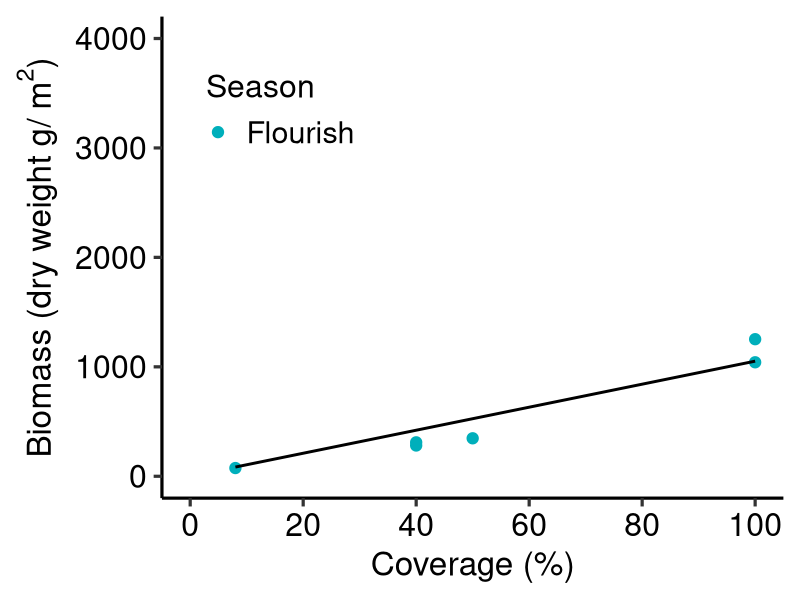
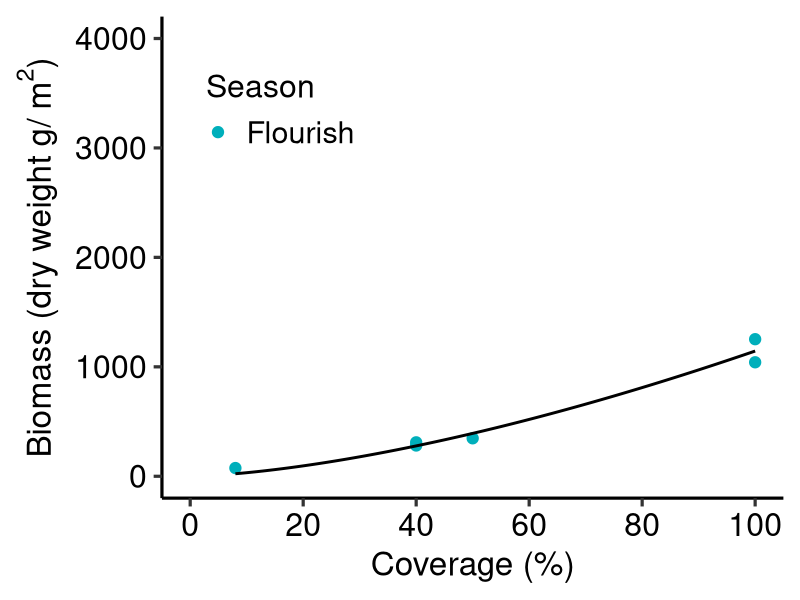
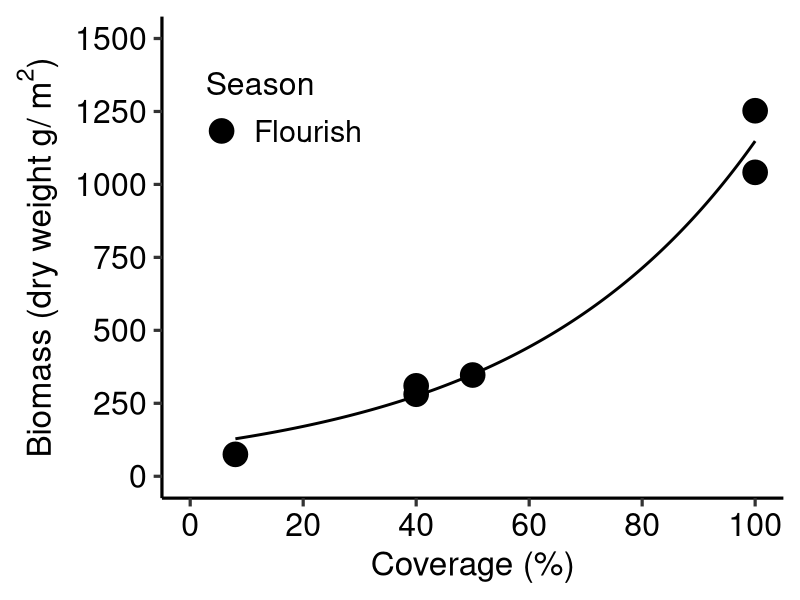
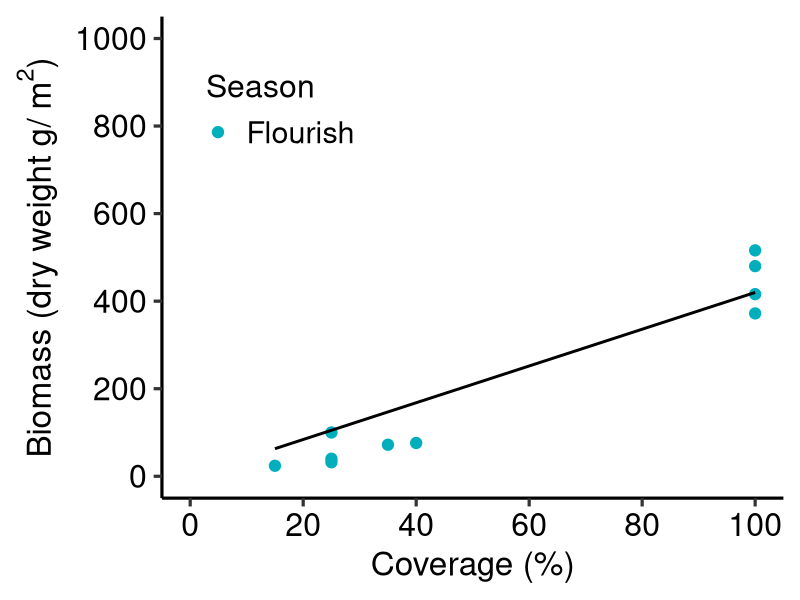
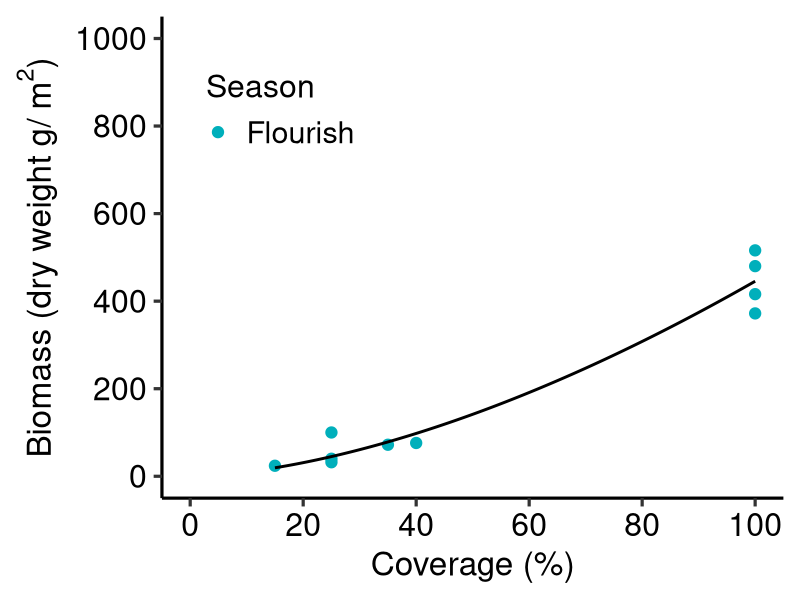
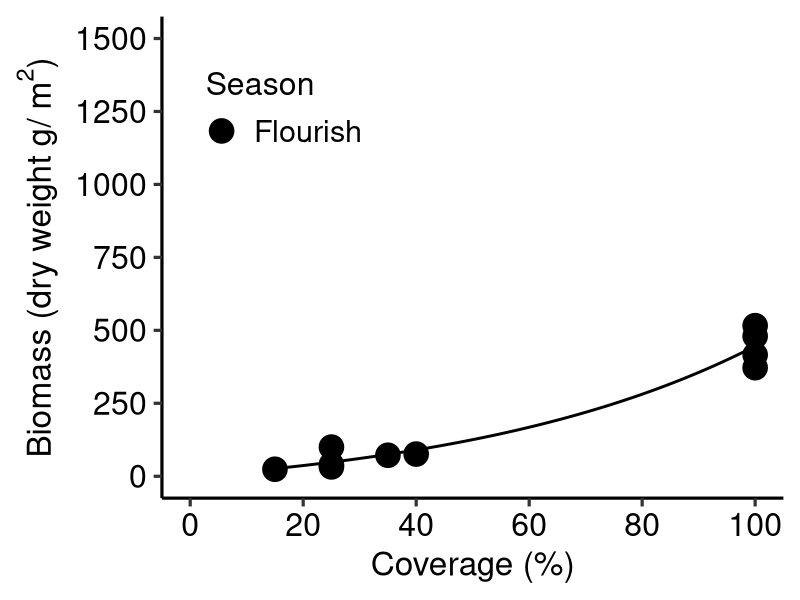
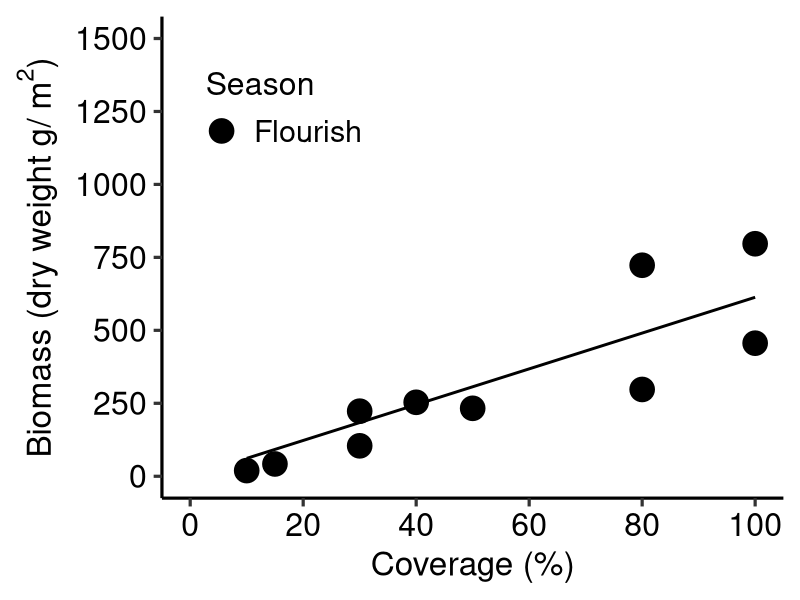
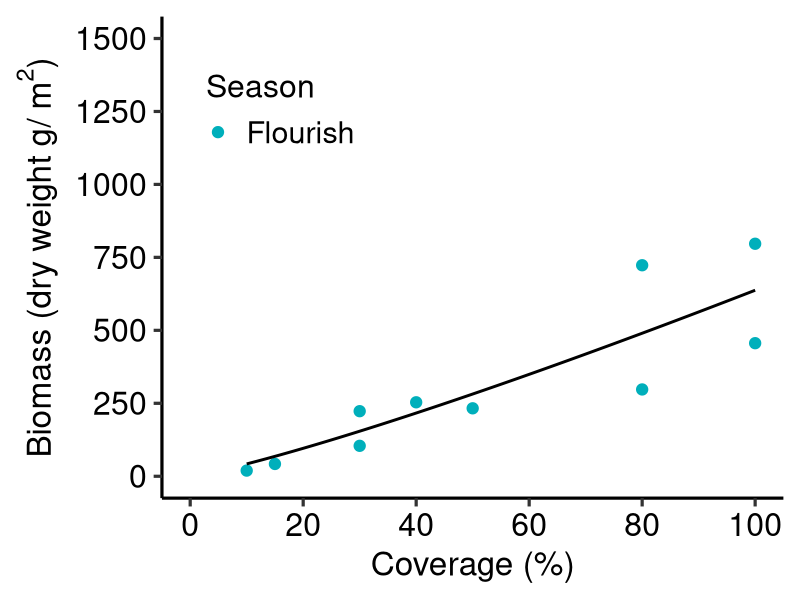

Reproduce these figures in R, in order.
#################################################
### R codes for subtropical Sargassecea #########
#################################################

rm(list=ls())

library(ggplot2)

SubtropHond<-read.csv("Surgassum_subtropical.csv",stringsAsFactors = TRUE)
SubtropHond$Season <- factor(SubtropHond$Season, levels = c("Flourish","Decline") )
names(SubtropHond)



####### SouthPacific  ##########
SubtropHond_SouthPacific<-subset(SubtropHond,SubtropHond$Region=="SouthPacific")


####Linear model#####
model1 <- nls(DW_g_m2~ a*Cover,
              start = list(a=50),data = SubtropHond_SouthPacific)
summary(model1)
AIC(model1)
BIC(model1)

####Power model#####
model2 <- nls(DW_g_m2~ a*Cover^b,
              start = list(a=1.444,b = 1.3181),data = SubtropHond_SouthPacific,
              control = list(maxiter = 50000, warnOnly = TRUE),
              trace=TRUE)
summary(model2)
AIC(model2)
BIC(model2)

####Exponential model#####
model3 <- nls(DW_g_m2~ a*exp(b*Cover),
              start = list(a=17.5,b =0.048), data = SubtropHond_SouthPacific,
              control = list(maxiter = 50000, warnOnly = TRUE),
              trace=TRUE)

summary(model3)
AIC(model3)
BIC(model3)

model3_2 <- nls(DW_g_m2~ a*exp(b*Cover)-a,
              start = list(a=17.5,b =0.048), data = SubtropHond_SouthPacific,
              control = list(maxiter = 50000, warnOnly = TRUE),
              trace=TRUE)

summary(model3_2)
AIC(model3_2)
BIC(model3_2)


######Plot line  SouthPacific ##########
#Model1
dummy_SouthPacific<- expand.grid(Cover=seq(min(SubtropHond_SouthPacific$Cover),
                                            max(SubtropHond_SouthPacific$Cover),length=1000))
pred_SouthPacific1<- predict(model1,newdata=dummy_SouthPacific,se.fit=T)
dummy_SouthPacific$DW1<-pred_SouthPacific1

plot_SouthPacific1<-ggplot(data=SubtropHond_SouthPacific, aes(x=Cover, y=DW_g_m2,color = Season)) + 
  xlab("Coverage (%)")+ 
  ylab(expression(paste("Biomass (dry weight g/ ",{m^2},")",sep="")))+
  geom_point(size=3.5)+
  scale_x_continuous(breaks=seq(0, 100,length=6),limits=c(0,100))+
  scale_y_continuous(breaks=seq(0, 4000,length=5),limits=c(0,4000))+ 
  scale_color_manual(labels = c("Flourish", "Decline"),values = c("#00AFBB","#FC4E07"))+
  labs(color='Season')+
  geom_line(data=dummy_SouthPacific, aes(x=Cover, y=DW1),linewidth=1,color="black",inherit.aes = FALSE)+
  theme_classic(base_size = 24, base_family = "sans")+
  theme(axis.text = element_text(color="black",size=23))+
  theme(legend.justification=c(0.02,0.02), legend.position=c(0.05,0.7), 
        legend.title=element_text(size=23),legend.text =  element_text(size = 22))
plot_SouthPacific1


#Model2
dummy_SouthPacific<- expand.grid(Cover=seq(min(SubtropHond_SouthPacific$Cover),
                                            max(SubtropHond_SouthPacific$Cover),length=1000))
pred_SouthPacific2<- predict(model2,newdata=dummy_SouthPacific,se.fit=T)
dummy_SouthPacific$DW2<-pred_SouthPacific2

plot_SouthPacific2<-ggplot(data=SubtropHond_SouthPacific, aes(x=Cover, y=DW_g_m2,color = Season)) + 
  xlab("Coverage (%)")+ 
  ylab(expression(paste("Biomass (dry weight g/ ",{m^2},")",sep="")))+
  geom_point(size=3.5)+
  scale_x_continuous(breaks=seq(0, 100,length=6),limits=c(0,100))+
  scale_y_continuous(breaks=seq(0, 4000,length=5),limits=c(0,4000))+ 
  scale_color_manual(labels = c("Flourish", "Decline"),values = c("#00AFBB","#FC4E07"))+
  labs(color='Season')+
  geom_line(data=dummy_SouthPacific, aes(x=Cover, y=DW2),linewidth=1,color="black",inherit.aes = FALSE)+
  theme_classic(base_size = 24, base_family = "sans")+
  theme(axis.text = element_text(color="black",size=23))+
  theme(legend.justification=c(0.02,0.02), legend.position=c(0.05,0.7), 
        legend.title=element_text(size=23),legend.text =  element_text(size = 22))
plot_SouthPacific2

#Model3
dummy_SouthPacific<- expand.grid(Cover=seq(min(SubtropHond_SouthPacific$Cover),
                                           max(SubtropHond_SouthPacific$Cover),length=1000))
pred_SouthPacific3<- predict(model3,newdata=dummy_SouthPacific,se.fit=T)
dummy_SouthPacific$DW3<-pred_SouthPacific3

plot_SouthPacific3<-ggplot(data=SubtropHond_SouthPacific, aes(x=Cover, y=DW_g_m2,color = Season)) + 
  xlab("Coverage (%)")+ 
  ylab(expression(paste("Biomass (dry weight g/ ",{m^2},")",sep="")))+
  geom_point(size=8)+
  scale_x_continuous(breaks=seq(0, 100,length=6),limits=c(0,100))+
  scale_y_continuous(breaks=seq(0, 1500,length=7),limits=c(0,1500))+ 
  scale_color_manual(labels = c("Flourish", "Decline"),values = c("black","grey"))+
  labs(color='Season')+
  geom_line(data=dummy_SouthPacific, aes(x=Cover, y=DW3),linewidth=1,color="black",inherit.aes = FALSE)+
  theme_classic(base_size = 24, base_family = "sans")+
  theme(axis.text = element_text(color="black",size=23))+
  theme(legend.justification=c(0.02,0.02), legend.position=c(0.05,0.7), 
        legend.title=element_text(size=23),legend.text =  element_text(size = 22))
plot_SouthPacific3



#width 600 * Height 500 save

####### EastChinaSea  ##########
SubtropHond_EastChinaSea<-subset(SubtropHond,SubtropHond$Region=="EastChinaSea")


####Linear model#####
model1_EC <- nls(DW_g_m2~ a*Cover,
              start = list(a=50),data = SubtropHond_EastChinaSea)
summary(model1_EC)
AIC(model1_EC)
BIC(model1_EC)

####Power model#####
model2_EC<- nls(DW_g_m2~ a*Cover^b,
              start = list(a=1.444,b = 1.3181),data = SubtropHond_EastChinaSea,
              control = list(maxiter = 50000, warnOnly = TRUE),
              trace=TRUE)
summary(model2_EC)
AIC(model2_EC)
BIC(model2_EC)

####Exponential model#####
model3_EC<- nls(DW_g_m2~ a*exp(b*Cover),
              start = list(a=17.5,b =0.048), data = SubtropHond_EastChinaSea,
              control = list(maxiter = 50000, warnOnly = TRUE),
              trace=TRUE)

summary(model3_EC)
AIC(model3_EC)
BIC(model3_EC)

model3_EC2<- nls(DW_g_m2~ a*exp(b*Cover)-a,
                start = list(a=17.5,b =0.048), data = SubtropHond_EastChinaSea,
                control = list(maxiter = 50000, warnOnly = TRUE),
                trace=TRUE)

summary(model3_EC2)
AIC(model3_EC2)
BIC(model3_EC2)



######Plot line  EastChinaSea ##########
#Model1
dummy_EastChinaSea<- expand.grid(Cover=seq(min(SubtropHond_EastChinaSea$Cover),
                                            max(SubtropHond_EastChinaSea$Cover),length=1000))
pred_EastChinaSea1<- predict(model1_EC,newdata=dummy_EastChinaSea,se.fit=T)
dummy_EastChinaSea$DW1<-pred_EastChinaSea1

plot_EastChinaSea1<-ggplot(data=SubtropHond_EastChinaSea, aes(x=Cover, y=DW_g_m2,color = Season)) + 
  xlab("Coverage (%)")+ 
  scale_x_continuous(breaks=seq(0, 100,length=6),limits=c(0,100))+
  ylab(expression(paste("Biomass (dry weight g/ ",{m^2},")",sep="")))+
  geom_point(size=3.5)+
  scale_x_continuous(breaks=seq(0, 100,length=6),limits=c(0,100))+
  scale_y_continuous(breaks=seq(0, 1000,length=6),limits=c(0,1000))+ 
  scale_color_manual(labels = c("Flourish", "Decline"),values = c("#00AFBB","#FC4E07"))+
  labs(color='Season')+
  geom_line(data=dummy_EastChinaSea, aes(x=Cover, y=DW1),linewidth=1,color="black",inherit.aes = FALSE)+
  theme_classic(base_size = 24, base_family = "sans")+
  theme(axis.text = element_text(color="black",size=23))+
  theme(legend.justification=c(0.02,0.02), legend.position=c(0.05,0.7), 
        legend.title=element_text(size=23),legend.text =  element_text(size = 22))
plot_EastChinaSea1


#Model2

pred_EastChinaSea2<- predict(model2_EC,newdata=dummy_EastChinaSea,se.fit=T)
dummy_EastChinaSea$DW2<-pred_EastChinaSea2

plot_EastChinaSea2<-ggplot(data=SubtropHond_EastChinaSea, aes(x=Cover, y=DW_g_m2,color = Season)) + 
  xlab("Coverage (%)")+ 
  ylab(expression(paste("Biomass (dry weight g/ ",{m^2},")",sep="")))+
  geom_point(size=3.5)+
  scale_color_manual(labels = c("Flourish", "Decline"),values = c("#00AFBB","#FC4E07"))+
  labs(color='Season')+
  xlab("Coverage (%)")+ 
  scale_x_continuous(breaks=seq(0, 100,length=6),limits=c(0,100))+
  scale_y_continuous(breaks=seq(0, 1000,length=6),limits=c(0,1000))+ 
  geom_line(data=dummy_EastChinaSea, aes(x=Cover, y=DW2),linewidth=1,color="black",inherit.aes = FALSE)+
  theme_classic(base_size = 24, base_family = "sans")+
  theme(axis.text = element_text(color="black",size=23))+
  theme(legend.justification=c(0.02,0.02), legend.position=c(0.05,0.7), 
        legend.title=element_text(size=23),legend.text =  element_text(size = 22))
plot_EastChinaSea2

#Model3
dummy_EastChinaSea<- expand.grid(Cover=seq(min(SubtropHond_EastChinaSea$Cover),
                                           max(SubtropHond_EastChinaSea$Cover),length=1000))
pred_EastChinaSea3<- predict(model3_EC2,newdata=dummy_EastChinaSea,se.fit=T)
dummy_EastChinaSea$DW3<-pred_EastChinaSea3

plot_EastChinaSea3<-ggplot(data=SubtropHond_EastChinaSea, aes(x=Cover, y=DW_g_m2,color = Season)) + 
  xlab("Coverage (%)")+ 
  ylab(expression(paste("Biomass (dry weight g/ ",{m^2},")",sep="")))+
  scale_x_continuous(breaks=seq(0, 100,length=6),limits=c(0,100))+
  scale_y_continuous(breaks=seq(0, 1500,length=7),limits=c(0,1500))+ 
  geom_point(size=8)+
  scale_color_manual(labels = c("Flourish", "Decline"),values = c("black","grey"))+
  labs(color='Season')+
  geom_line(data=dummy_EastChinaSea, aes(x=Cover, y=DW3),linewidth=1,color="black",inherit.aes = FALSE)+
  theme_classic(base_size = 24, base_family = "sans")+
  theme(axis.text = element_text(color="black",size=23))+
  theme(legend.justification=c(0.02,0.02), legend.position=c(0.05,0.7), 
        legend.title=element_text(size=23),legend.text =  element_text(size = 22))
plot_EastChinaSea3



#width 600 * Height 500 save

####### Ryukyu  ##########
SubtropHond_Ryukyu<-subset(SubtropHond,SubtropHond$Region=="Ryukyu")


####Linear model#####
model1_RK <- nls(DW_g_m2~ a*Cover,
                 start = list(a=50),data = SubtropHond_Ryukyu)
summary(model1_RK)
AIC(model1_RK)
BIC(model1_RK)

####Power model#####
model2_RK<- nls(DW_g_m2~ a*Cover^b,
                start = list(a=1.444,b = 1.3181),data = SubtropHond_Ryukyu,
                control = list(maxiter = 50000, warnOnly = TRUE),
                trace=TRUE)
summary(model2_RK)
AIC(model2_RK)
BIC(model2_RK)

####Exponential model#####
model3_RK<- nls(DW_g_m2~ a*exp(b*Cover),
                start = list(a=17.5,b =0.048), data = SubtropHond_Ryukyu,
                control = list(maxiter = 50000, warnOnly = TRUE),
                trace=TRUE)
summary(model3_RK)
AIC(model3_RK)
BIC(model3_RK)

model3_RK2<- nls(DW_g_m2~ a*exp(b*Cover)-a,
                start = list(a=17.5,b =0.048), data = SubtropHond_Ryukyu,
                control = list(maxiter = 50000, warnOnly = TRUE),
                trace=TRUE)
summary(model3_RK2)
AIC(model3_RK2)
BIC(model3_RK2)



######Plot line  Ryukyu ##########
#Model1
dummy_Ryukyu<- expand.grid(Cover=seq(min(SubtropHond_Ryukyu$Cover),
                                           max(SubtropHond_Ryukyu$Cover),length=1000))
pred_Ryukyu1<- predict(model1_RK,newdata=dummy_Ryukyu,se.fit=T)
dummy_Ryukyu$DW1<-pred_Ryukyu1

plot_Ryukyu1<-ggplot(data=SubtropHond_Ryukyu, aes(x=Cover, y=DW_g_m2,color = Season)) + 
  xlab("Coverage (%)")+ 
  ylab(expression(paste("Biomass (dry weight g/ ",{m^2},")",sep="")))+
  geom_point(size=8)+
  scale_x_continuous(breaks=seq(0, 100,length=6),limits=c(0,100))+
  scale_y_continuous(breaks=seq(0, 1500,length=7),limits=c(0,1500))+ 
  scale_color_manual(labels = c("Flourish", "Decline"),values = c("black","grey"))+
  labs(color='Season')+
  geom_line(data=dummy_Ryukyu, aes(x=Cover, y=DW1),linewidth=1,color="black",inherit.aes = FALSE)+
  theme_classic(base_size = 24, base_family = "sans")+
  theme(axis.text = element_text(color="black",size=23))+
  theme(legend.justification=c(0.02,0.02), legend.position=c(0.05,0.7), 
        legend.title=element_text(size=23),legend.text =  element_text(size = 22))
plot_Ryukyu1


#Model2

pred_Ryukyu2<- predict(model2_RK,newdata=dummy_Ryukyu,se.fit=T)
dummy_Ryukyu$DW2<-pred_Ryukyu2

plot_Ryukyu2<-ggplot(data=SubtropHond_Ryukyu, aes(x=Cover, y=DW_g_m2,color = Season)) + 
  xlab("Coverage (%)")+ 
  ylab(expression(paste("Biomass (dry weight g/ ",{m^2},")",sep="")))+
  geom_point(size=3.5)+
  scale_color_manual(labels = c("Flourish", "Decline"),values = c("#00AFBB","#FC4E07"))+
  labs(color='Season')+
  xlab("Coverage (%)")+ 
  scale_x_continuous(breaks=seq(0, 100,length=6),limits=c(0,100))+
  scale_y_continuous(breaks=seq(0, 1500,length=7),limits=c(0,1500))+ 
  geom_line(data=dummy_Ryukyu, aes(x=Cover, y=DW2),linewidth=1,color="black",inherit.aes = FALSE)+
  theme_classic(base_size = 24, base_family = "sans")+
  theme(axis.text = element_text(color="black",size=23))+
  theme(legend.justification=c(0.02,0.02), legend.position=c(0.05,0.7), 
        legend.title=element_text(size=23),legend.text =  element_text(size = 22))
plot_Ryukyu2

#Model3
pred_Ryukyu3<- predict(model3_RK,newdata=dummy_Ryukyu,se.fit=T)
dummy_Ryukyu$DW3<-pred_Ryukyu3

plot_Ryukyu3<-ggplot(data=SubtropHond_Ryukyu, aes(x=Cover, y=DW_g_m2,color = Season)) + 
  xlab("Coverage (%)")+ 
  ylab(expression(paste("Biomass (dry weight g/ ",{m^2},")",sep="")))+
  scale_x_continuous(breaks=seq(0, 100,length=6),limits=c(0,100))+
  ylim(0,500)+
  geom_point(size=3.5)+
  scale_color_manual(labels = c("Flourish", "Decline"),values = c("#00AFBB","#FC4E07"))+
  labs(color='Season')+
  geom_line(data=dummy_Ryukyu, aes(x=Cover, y=DW3),linewidth=1,color="black",inherit.aes = FALSE)+
  theme_classic(base_size = 24, base_family = "sans")+
  theme(axis.text = element_text(color="black",size=23))+
  theme(legend.justification=c(0.02,0.02), legend.position=c(0.05,0.7), 
        legend.title=element_text(size=23),legend.text =  element_text(size = 22))
plot_Ryukyu3



#width 600 * Height 500 save

######################################################################################
####Comparison of the relationships for subtropical Sargassum among regions #####
#######################################################################################

dummy_SouthPacific1<- expand.grid(Cover=seq(min(SubtropHond_SouthPacific$Cover),
                                            max(SubtropHond_SouthPacific$Cover),length=1000))
pred_SouthPacific3<- predict(model3_2,newdata=dummy_SouthPacific1,se.fit=T)
dummy_SouthPacific1$DW<-pred_SouthPacific3
dummy_SouthPacific1$RegionClass<-"SP Hiragi/Kireba"


dummy_EastChinaSea1<- expand.grid(Cover=seq(min(SubtropHond_EastChinaSea$Cover),
                                            max(SubtropHond_EastChinaSea$Cover),length=1000))
pred_EastChinaSea3<- predict(model3_EC2,newdata=dummy_EastChinaSea1,se.fit=T)
dummy_EastChinaSea1$DW<-pred_EastChinaSea3
dummy_EastChinaSea1$RegionClass<-"ECS Hodawara mix"

dummy_Ryukyu1<- expand.grid(Cover=seq(min(SubtropHond_Ryukyu$Cover),
                                      max(SubtropHond_Ryukyu$Cover),length=1000))
pred_Ryukyu1<- predict(model1_RK,newdata=dummy_Ryukyu1,se.fit=T)
dummy_Ryukyu1$DW<-pred_Ryukyu1
dummy_Ryukyu1$RegionClass<-"RK Hodawara mix"

dummy_STHondawara<-rbind(dummy_SouthPacific1,dummy_EastChinaSea1,dummy_Ryukyu1)

dummy_STHondawara$RegionClass<-factor(dummy_STHondawara$RegionClass, 
                                      levels = c("SP Hiragi/Kireba","ECS Hodawara mix","RK Hodawara mix") )
library(ggplot2)

plot_STHondawara_all<-ggplot(data=dummy_STHondawara, aes(x=Cover, y=DW,linetype = RegionClass,color= RegionClass)) + 
  xlab("Coverage (%)")+ 
  ylab(expression(paste("Biomass (dry weight g/ ",{m^2},")",sep="")))+
  scale_x_continuous(breaks=seq(0, 100,length=6),limits=c(0,100))+
  scale_y_continuous(breaks=seq(0, 1500,length=7),limits=c(0,1500))+ 
  geom_line(linewidth=1.25)+
  theme_classic(base_size = 24, base_family = "sans")+
  theme(axis.text = element_text(color="black",size=23))+
  theme(legend.justification=c(0.02,0.02), legend.position=c(0.05,0.55), 
        legend.title=element_text(size=20),legend.text =  element_text(size = 20))
plot_STHondawara_all


